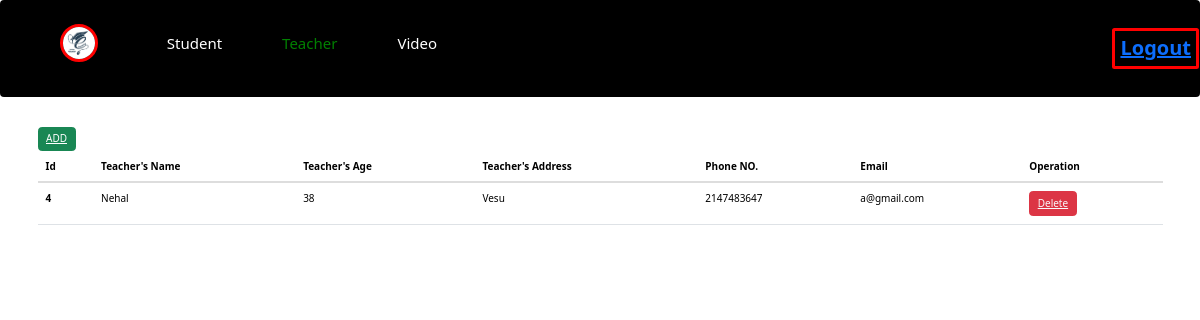
Page /teacher.php on the committed database.
### tables this page shows
CREATE TABLE `teacher` (
  `id` int(11) NOT NULL,
  `tname` varchar(255) NOT NULL,
  `tage` int(11) NOT NULL,
  `tadd` varchar(255) NOT NULL,
  `tpn` int(11) NOT NULL,
  `temail` varchar(255) NOT NULL
);

### teacher.php (the view, shortened to what this page needs)
<?php
include 'config.php';
?>
<!DOCTYPE html>
<html lang="en">
<head>
    <link rel="stylesheet" href="css/style.css">
    <link rel="stylesheet" href="css/bootstrap.min.css">
    <link href="https://cdn.jsdelivr.net/npm/bootstrap@5.3.1/dist/css/bootstrap.min.css" rel="stylesheet">
</head>
<body>
<nav class="navbar">
        <ul class="nav-list">
            <div class="logo"><img src="images/edu.jpg" alt="logo"></div>
            <li><a href="adminback.php" class="active" style=" font-size:15px">Student</a></li>
            <li><a href="teacher.php"  style="color:green; font-size:15px">Teacher</a></li>
            <li><a href="video.php"  style=" font-size:15px">Video</a></li>
        </ul>
        <div class="rightnav">
            <button class="btn btn-sm" style="border: 3px solid red; font-size:20px"><b><a href="logout.php">Logout</a></b></button>
        </div>
        </nav>
<div class="container my-5">
<button class="btn btn-success" ><a href="addteacher.php"style="color:white">ADD</a></button>
<table class="table">
  <thead>
    <tr>
      <th scope="col">Id</th>
      <th scope="col">Teacher's Name</th>
      <th scope="col">Teacher's Age</th>
      <th scope="col">Teacher's Address</th>
      <th scope="col">Phone NO.</th>
      <th scope="col">Email</th>
      <th scope="col">Operation</th>
    </tr>
  </thead>
 <tbody>
    <?php
        $sql = "select * from teacher";
        $result = mysqli_query($conn,$sql);
        if($result)
        {
            while($row = mysqli_fetch_assoc($result))
            {
                $id = $row['id'];
                $fname = $row['tname'];
                $age = $row['tage'];
                $Address = $row['tadd'];
                $Phone = $row['tpn'];
                $email = $row['temail'];
                echo ' <tr>
                <th scope="row">'.$id.'</th>
                <td>'.$fname.'</td>
                <td>'.$age.'</td>
                <td>'.$Address.'</td>
                <td>'.$Phone.'</td>
                <td>'.$email.'</td>
                <td>
                <button class="btn btn-danger" type="GET"><a href="delete2.php?deleteid='.$id.' " class="text-light">Delete</a></button>
                </td>
                </tr>';
            }
        }
    ?>
  </tbody>
</table>
</div>
</body>
</html>

### css/style.css (style rules this page uses)
* { margin: 0; padding: 0; }
body { height: 100vh; }
.logo { width: 20%; display: flex; justify-content: center; align-items: center; }
.logo img { width: 33%; border-radius: 50px; border: 3px solid red; }
.navbar { display: flex; background-color: black; align-items: center; justify-content: center; }
.nav-list { width: 50%; display: flex; align-items: center; }
.nav-list li { list-style: none; padding: 26px 30px; }
.nav-list li a { text-decoration: none; color: white; }
.rightnav { width: 50%; text-align: right; }

### rows in the picture
teacher: id "4", tname "Nehal", tage "38", tadd "Vesu", tpn "2147483647", temail "a@gmail.com"
